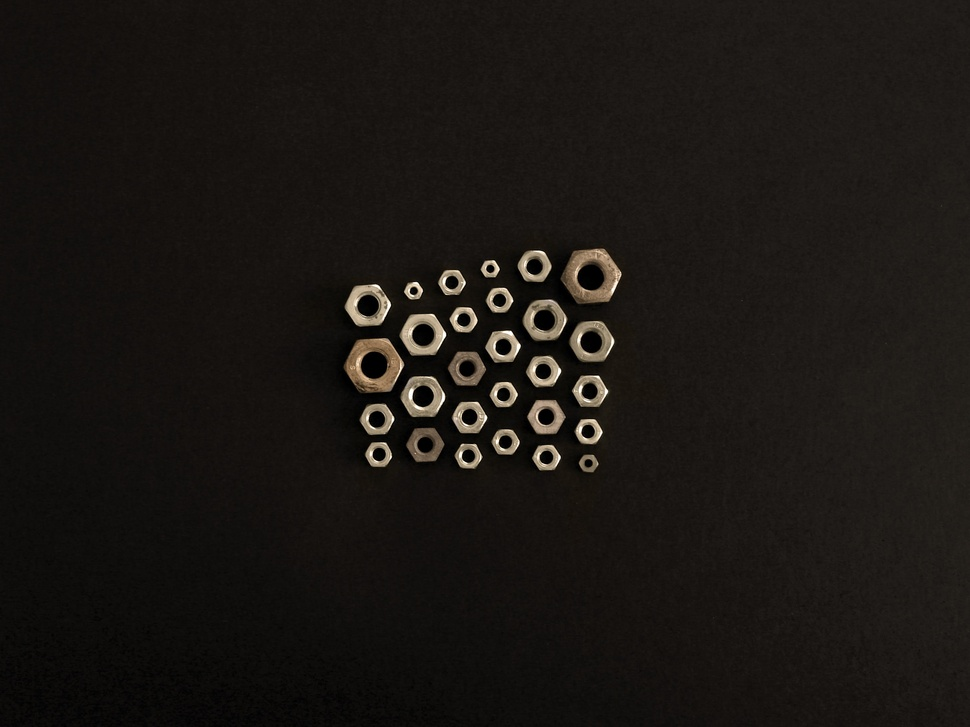
#> input picture parafusos.jpg, 970 x 727 px, shrunk from 2816 x 2112 before the run
$ python contagemObjetos.py
#> lines starting #> are read from the running program, lines starting #| are printed output that depends on the picture; after the words box and inside, x2 and y2 are one past the last pixel; in counts of white or black regions, pixels touching at a corner belong together
import cv2
import numpy
import imutils

image = cv2.imread("parafusos.jpg")
#> image is the input picture: shape (727, 970, 3); mean B, G, R 19.4, 22.8, 26.4

cv2.imshow(" Imagem original", image)

#aplicação do filtro cinza
image_gray = cv2.cvtColor(image, cv2.COLOR_BGR2GRAY)
cv2.imshow("Tons de cinza", image_gray)

#mediana aplicada para realizar a limiarização "image_blur", caso eu colocasse somente "image_gray" ele contabiliza 30 moedas ao inves de 28
image_blur = cv2.medianBlur(image_gray, 5)
cv2.imshow("Mediana", image_blur)

#fiz a alteração de "image_thresh" para "image_otsu" e depois de "THRESH_BINARY_INV" para "THRESH_OTSU" com essa comando alterado é feito a limiarização através do OTSU
#aplicação do limiar
image_res ,image_otsu = cv2.threshold(image_blur,30,255,cv2.THRESH_OTSU)
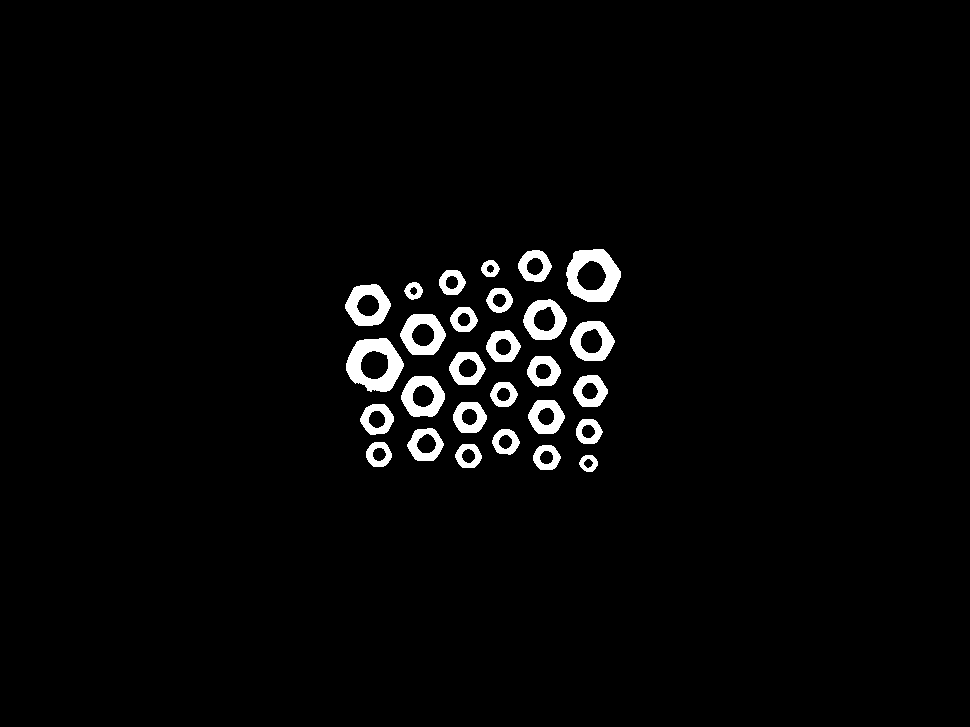
#> image_otsu: shape (727, 970); 2.7% white; 28 white regions
#> image_res = 80
print("Limiarizacao: ", image_res)
#| Limiarizacao:  80.0
cv2.imshow("Limiarizacao", image_otsu)

#alterei de "numpy.ones((7,7)" para numpy.ones((1,1)
#aplicação da morfologia
kernel = numpy.ones((1,1),numpy.uint8)
morpho = cv2.morphologyEx(image_otsu,cv2.MORPH_ERODE ,kernel)
cv2.imshow("Morfologia matematica ", morpho)

cnts = cv2.findContours(morpho.copy(), cv2.RETR_EXTERNAL, cv2.CHAIN_APPROX_SIMPLE)
#> cnts = 28 contours; largest, box (x1, y1, x2, y2) and area: (346, 338, 404, 392) 2256, (566, 249, 621, 302) 2210, (400, 314, 446, 355) 1397, (345, 284, 391, 326) 1396, (401, 376, 445, 417) 1350

cnts = imutils.grab_contours(cnts)
objects = str(len(cnts))
#> objects = '28'

#Contagem de objetos
text = "Objetos encontrados:"+str(objects)
#> text = 'Objetos encontrados:28'
cv2.putText(image, text, (10, 25),  cv2.FONT_HERSHEY_SIMPLEX, 1, (255, 0, 0), 1)
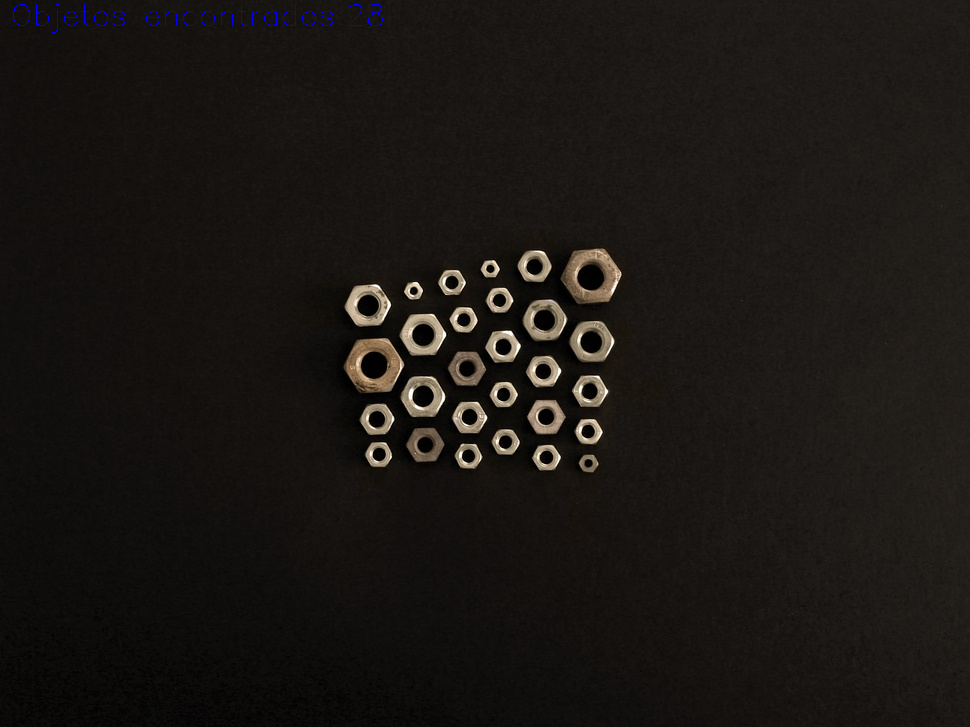
#> image: shape (727, 970, 3); 0.12% of pixels changed, all inside (x1, y1, x2, y2) = (13, 3, 383, 33)

print(objects)
#| 28
cv2.imshow("Contagem parafusos", image)

cv2.waitKey(0)
